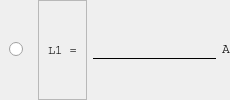
                                 <widget class="QFrame" name="frame_53">
                                  <property name="frameShape">
                                   <enum>QFrame::NoFrame</enum>
                                  </property>
                                  <property name="frameShadow">
                                   <enum>QFrame::Plain</enum>
                                  </property>
                                  <layout class="QHBoxLayout" name="horizontalLayout_15">
                                   <property name="spacing">
                                    <number>6</number>
                                   </property>
                                   <property name="leftMargin">
                                    <number>0</number>
                                   </property>
                                   <property name="topMargin">
                                    <number>0</number>
                                   </property>
                                   <property name="rightMargin">
                                    <number>0</number>
                                   </property>
                                   <property name="bottomMargin">
                                    <number>0</number>
                                   </property>
                                   <item>
                                    <widget class="QFrame" name="frame_54">
                                     <property name="frameShape">
                                      <enum>QFrame::NoFrame</enum>
                                     </property>
                                     <property name="frameShadow">
                                      <enum>QFrame::Plain</enum>
                                     </property>
                                     <layout class="QVBoxLayout" name="verticalLayout_35">
                                      <item>
                                       <widget class="QRadioButton" name="radioButton_4">
                                        <property name="text">
                                         <string/>
                                        </property>
                                       </widget>
                                      </item>
                                     </layout>
                                    </widget>
                                   </item>
                                   <item>
                                    <widget class="QFrame" name="frame_55">
                                     <property name="frameShape">
                                      <enum>QFrame::StyledPanel</enum>
                                     </property>
                                     <property name="frameShadow">
                                      <enum>QFrame::Raised</enum>
                                     </property>
                                     <layout class="QVBoxLayout" name="verticalLayout_36">
                                      <item>
                                       <widget class="QLabel" name="label_20">
                                        <property name="font">
                                         <font>
                                          <family>Courier</family>
                                         </font>
                                        </property>
                                        <property name="text">
                                         <string>L1 =</string>
                                        </property>
                                       </widget>
                                      </item>
                                     </layout>
                                    </widget>
                                   </item>
                                   <item>
                                    <widget class="QFrame" name="frame_56">
                                     <property name="frameShape">
                                      <enum>QFrame::NoFrame</enum>
                                     </property>
                                     <property name="frameShadow">
                                      <enum>QFrame::Plain</enum>
                                     </property>
                                     <layout class="QVBoxLayout" name="verticalLayout_37">
                                      <property name="spacing">
                                       <number>0</number>
                                      </property>
                                      <property name="leftMargin">
                                       <number>0</number>
                                      </property>
                                      <property name="topMargin">
                                       <number>0</number>
                                      </property>
                                      <property name="rightMargin">
                                       <number>0</number>
                                      </property>
                                      <property name="bottomMargin">
                                       <number>0</number>
                                      </property>
                                      <item>
                                       <widget class="QLineEdit" name="lineEdit_7">
                                        <property name="minimumSize">
                                         <size>
                                          <width>50</width>
                                          <height>0</height>
                                         </size>
                                        </property>
                                        <property name="styleSheet">
                                         <string notr="true">QLineEdit{
	border:transparent;
	background: transparent;
	border-bottom: 1px solid black;
	font: 14px;

}


QLineEdit:down-arrow {
    image: url(resources/arrow.png);
	width: 14px;
	height: 14px;
}

QLineEdit QAbstractItemView {

    border: 2px solid darkgray;
    selection-background-color: rgb(174, 255, 193);
	selection-color: black;
	background-color: white;

}</string>
                                        </property>
                                       </widget>
                                      </item>
                                     </layout>
                                    </widget>
                                   </item>
                                   <item>
                                    <widget class="QFrame" name="frame_57">
                                     <property name="maximumSize">
                                      <size>
                                       <width>15</width>
                                       <height>15</height>
                                      </size>
                                     </property>
                                     <property name="frameShape">
                                      <enum>QFrame::NoFrame</enum>
                                     </property>
                                     <property name="frameShadow">
                                      <enum>QFrame::Plain</enum>
                                     </property>
                                     <layout class="QVBoxLayout" name="verticalLayout_38">
                                      <property name="spacing">
                                       <number>0</number>
                                      </property>
                                      <property name="leftMargin">
                                       <number>0</number>
                                      </property>
                                      <property name="topMargin">
                                       <number>0</number>
                                      </property>
                                      <property name="rightMargin">
                                       <number>0</number>
                                      </property>
                                      <property name="bottomMargin">
                                       <number>0</number>
                                      </property>
                                      <item>
                                       <widget class="QLabel" name="label_21">
                                        <property name="font">
                                         <font>
                                          <family>Courier</family>
                                          <pointsize>10</pointsize>
                                         </font>
                                        </property>
                                        <property name="styleSheet">
                                         <string notr="true">border: transparent;</string>
                                        </property>
                                        <property name="text">
                                         <string>A</string>
                                        </property>
                                        <property name="scaledContents">
                                         <bool>true</bool>
                                        </property>
                                       </widget>
                                      </item>
                                     </layout>
                                    </widget>
                                   </item>
                                  </layout>
                                 </widget>
